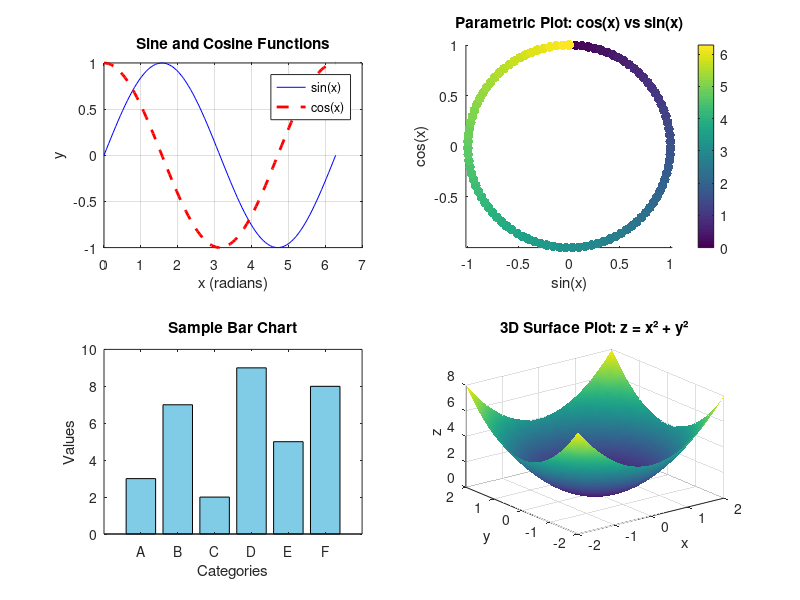

The MATLAB script that drew this image:
% Sample MATLAB program
% Demonstrates various MATLAB features and syntax

function main()
    fprintf('MATLAB Programming Example\n');
    
    % Define sample data
    people = create_people_data();
    
    % Display people information
    display_people(people);
    
    % Perform array operations
    array_operations_demo();
    
    % Matrix operations
    matrix_operations_demo();
    
    % Plotting example
    plotting_demo();
    
    % Signal processing example
    signal_processing_demo();
    
    % Statistics example
    statistics_demo();
end

function people = create_people_data()
    % Create structure array for people
    people(1).name = 'Alice';
    people(1).age = 30;
    people(1).email = 'alice@example.com';
    people(1).active = true;
    
    people(2).name = 'Bob';
    people(2).age = 25;
    people(2).email = 'bob@example.com';
    people(2).active = false;
    
    people(3).name = 'Charlie';
    people(3).age = 35;
    people(3).email = 'charlie@example.com';
    people(3).active = true;
    
    people(4).name = 'Diana';
    people(4).age = 28;
    people(4).email = 'diana@example.com';
    people(4).active = true;
end

function display_people(people)
    fprintf('\nPeople Information:\n');
    fprintf('%-10s %-5s %-20s %-6s\n', 'Name', 'Age', 'Email', 'Active');
    fprintf('%s\n', repmat('-', 1, 50));
    
    for i = 1:length(people)
        person = people(i);
        active_str = '';
        if person.active
            active_str = 'Yes';
        else
            active_str = 'No';
        end
        
        fprintf('%-10s %-5d %-20s %-6s\n', ...
            person.name, person.age, person.email, active_str);
    end
    
    % Find adults
    ages = [people.age];
    adults = people(ages >= 25);
    fprintf('\nAdults (age >= 25): %d out of %d\n', length(adults), length(people));
    
    % Average age
    avg_age = mean(ages);
    fprintf('Average age: %.1f years\n', avg_age);
end

function array_operations_demo()
    fprintf('\nArray Operations Demo:\n');
    
    % Create arrays
    numbers = 1:10;
    squares = numbers.^2;
    even_numbers = numbers(mod(numbers, 2) == 0);
    
    fprintf('Numbers: ');
    fprintf('%d ', numbers);
    fprintf('\n');
    
    fprintf('Squares: ');
    fprintf('%d ', squares);
    fprintf('\n');
    
    fprintf('Even numbers: ');
    fprintf('%d ', even_numbers);
    fprintf('\n');
    
    % Array statistics
    fprintf('Sum: %d\n', sum(numbers));
    fprintf('Mean: %.1f\n', mean(numbers));
    fprintf('Standard deviation: %.2f\n', std(numbers));
    fprintf('Min: %d, Max: %d\n', min(numbers), max(numbers));
end

function matrix_operations_demo()
    fprintf('\nMatrix Operations Demo:\n');
    
    % Create matrices
    A = [1 2 3; 4 5 6; 7 8 9];
    B = magic(3);  % Magic square
    
    fprintf('Matrix A:\n');
    disp(A);
    
    fprintf('Matrix B (magic square):\n');
    disp(B);
    
    % Matrix operations
    C = A * B;
    fprintf('A * B:\n');
    disp(C);
    
    % Element-wise operations
    D = A .* B;
    fprintf('A .* B (element-wise multiplication):\n');
    disp(D);
    
    % Matrix properties
    fprintf('Determinant of A: %.2f\n', det(A));
    fprintf('Rank of A: %d\n', rank(A));
    fprintf('Condition number of B: %.2f\n', cond(B));
    
    % Eigenvalues and eigenvectors
    [V, D_eigen] = eig(B);
    fprintf('Eigenvalues of B: ');
    fprintf('%.2f ', diag(D_eigen));
    fprintf('\n');
end

function plotting_demo()
    fprintf('\nPlotting Demo:\n');
    
    % Generate data
    x = linspace(0, 2*pi, 100);
    y1 = sin(x);
    y2 = cos(x);
    y3 = sin(2*x);
    
    % Create figure
    figure('Name', 'MATLAB Plotting Demo', 'NumberTitle', 'off');
    
    % Subplot 1: Basic plot
    subplot(2, 2, 1);
    plot(x, y1, 'b-', x, y2, 'r--', 'LineWidth', 2);
    title('Sine and Cosine Functions');
    xlabel('x (radians)');
    ylabel('y');
    legend('sin(x)', 'cos(x)', 'Location', 'best');
    grid on;
    
    % Subplot 2: Scatter plot
    subplot(2, 2, 2);
    scatter(y1, y2, 50, x, 'filled');
    title('Parametric Plot: cos(x) vs sin(x)');
    xlabel('sin(x)');
    ylabel('cos(x)');
    colorbar;
    axis equal;
    
    % Subplot 3: Bar plot
    subplot(2, 2, 3);
    data = [3 7 2 9 5 8];
    categories = {'A', 'B', 'C', 'D', 'E', 'F'};
    bar(data, 'FaceColor', [0.5 0.8 0.9]);
    title('Sample Bar Chart');
    xlabel('Categories');
    ylabel('Values');
    set(gca, 'XTickLabel', categories);
    
    % Subplot 4: 3D surface
    subplot(2, 2, 4);
    [X, Y] = meshgrid(-2:0.1:2, -2:0.1:2);
    Z = X.^2 + Y.^2;
    surf(X, Y, Z);
    title('3D Surface Plot: z = x² + y²');
    xlabel('x');
    ylabel('y');
    zlabel('z');
    shading interp;
    
    fprintf('Plotting completed. Check figure window.\n');
end

function signal_processing_demo()
    fprintf('\nSignal Processing Demo:\n');
    
    % Generate sample signal
    fs = 1000;  % Sampling frequency
    t = 0:1/fs:1;  % Time vector
    
    % Composite signal
    f1 = 50;   % Frequency 1
    f2 = 120;  % Frequency 2
    signal = sin(2*pi*f1*t) + 0.5*sin(2*pi*f2*t) + 0.2*randn(size(t));
    
    % Compute FFT
    Y = fft(signal);
    f = (0:length(Y)-1)*fs/length(Y);
    
    % Find peaks
    [peaks, locations] = findpeaks(abs(Y(1:length(Y)/2)), ...
        'MinPeakHeight', max(abs(Y))*0.1);
    
    fprintf('Signal contains frequencies at: ');
    for i = 1:length(locations)
        fprintf('%.1f Hz ', f(locations(i)));
    end
    fprintf('\n');
    
    % Filter the signal
    [b, a] = butter(4, [40 80]/(fs/2), 'bandpass');
    filtered_signal = filter(b, a, signal);
    
    fprintf('Applied bandpass filter (40-80 Hz)\n');
    fprintf('Original signal energy: %.2f\n', sum(signal.^2));
    fprintf('Filtered signal energy: %.2f\n', sum(filtered_signal.^2));
end

function statistics_demo()
    fprintf('\nStatistics Demo:\n');
    
    % Generate random data
    rng(42);  % Set seed for reproducibility
    data1 = normrnd(10, 2, 100, 1);  % Normal distribution
    data2 = unifrnd(5, 15, 100, 1);  % Uniform distribution
    
    % Descriptive statistics
    fprintf('Dataset 1 (Normal distribution):\n');
    fprintf('  Mean: %.2f, Std: %.2f\n', mean(data1), std(data1));
    fprintf('  Median: %.2f, IQR: %.2f\n', median(data1), iqr(data1));
    fprintf('  Min: %.2f, Max: %.2f\n', min(data1), max(data1));
    
    fprintf('Dataset 2 (Uniform distribution):\n');
    fprintf('  Mean: %.2f, Std: %.2f\n', mean(data2), std(data2));
    fprintf('  Median: %.2f, IQR: %.2f\n', median(data2), iqr(data2));
    fprintf('  Min: %.2f, Max: %.2f\n', min(data2), max(data2));
    
    % Correlation
    correlation = corrcoef(data1, data2);
    fprintf('Correlation between datasets: %.3f\n', correlation(1,2));
    
    % Statistical tests
    [h, p] = ttest2(data1, data2);
    fprintf('T-test (different means): h=%d, p=%.4f\n', h, p);
    
    % Linear regression
    X = [ones(length(data1), 1), data1];
    beta = X \ data2;
    fprintf('Linear regression: y = %.2fx + %.2f\n', beta(2), beta(1));
    
    % R-squared
    y_pred = X * beta;
    ss_res = sum((data2 - y_pred).^2);
    ss_tot = sum((data2 - mean(data2)).^2);
    r_squared = 1 - ss_res/ss_tot;
    fprintf('R-squared: %.3f\n', r_squared);
end

% Utility function for greeting
function greeting = greet_person(name, age)
    greeting = sprintf('Hello, %s! You are %d years old.', name, age);
end

% Custom function for factorial calculation
function result = factorial_custom(n)
    if n <= 1
        result = 1;
    else
        result = n * factorial_custom(n - 1);
    end
end

% Run main function if this file is executed directly
if ~exist('calling_function', 'var')
    main();
end 